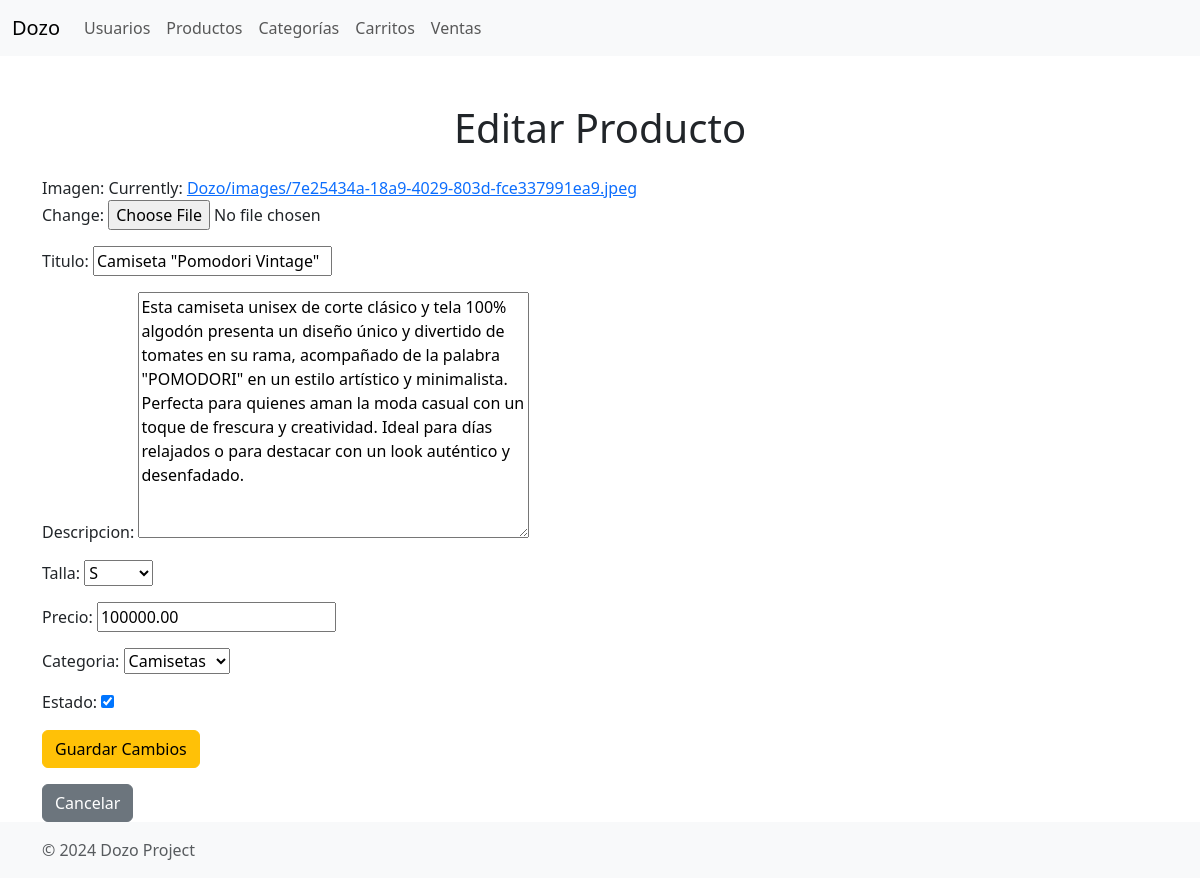
/productos/editar/3/, run on the app's committed database.
### Dozo/models.py (models this page shows, shortened)
class Producto(models.Model):
    TALLA_CHOICES = [
        ('S', 'S'),
        ('M', 'M'),
        ('L', 'L'),
        ('XL', 'XL'),
    ]
    imagen = models.ImageField(upload_to='Dozo/images/', null=True, default='default.png')
    titulo = models.CharField(max_length=200)
    descripcion = models.TextField()
    talla = models.CharField(max_length=2, choices=TALLA_CHOICES)
    precio = models.DecimalField(max_digits=10, decimal_places=2)
    categoria = models.ForeignKey('Categoria', on_delete=models.CASCADE, null=True, blank=True)
    estado = models.BooleanField(default=True)  # Activo o inactivo

### Dozo/views.py (the view)
# urls.py: path('productos/editar/<int:producto_id>/', views.editar_producto, name='editar_producto'),
def editar_producto(request, producto_id):
    producto = get_object_or_404(Producto, id=producto_id)
    if request.method == 'POST':
        form = ProductoForm(request.POST, request.FILES, instance=producto)
        if form.is_valid():
            try:
                form.save()
                return redirect('mostrar_producto')
            except Exception as e:
                return render(request, 'productos/producto_edit.html', {
                    'form': form,
                    'producto': producto,
                    'error': f"Error al actualizar el producto: {str(e)}"
                })
        else:
            return render(request, 'productos/producto_edit.html', {
                'form': form,
                'producto': producto,
                'error': "Hay errores en la información ingresada. Por favor, revisa los campos."
            })
    else:
        form = ProductoForm(instance=producto)
        return render(request, 'productos/producto_edit.html', {
            'form': form,
            'producto': producto
        })

### Dozo/forms.py
class ProductoForm(forms.ModelForm):
    class Meta:
        model = Producto
        fields = ('imagen', 'titulo', 'descripcion', 'talla', 'precio', 'categoria', 'estado')

### Dozo/models.py (called while the page is built)
    def __str__(self):
        return self.nombre

### Dozo/templates/productos/producto_edit.html (shortened to what this page needs)
<!DOCTYPE html>
<html lang="en">
<head>
    <link href="https://cdn.jsdelivr.net/npm/bootstrap@5.3.0/dist/css/bootstrap.min.css" rel="stylesheet">
</head>
<body>
    <nav class="navbar navbar-expand-lg navbar-light bg-light">
        <div class="container-fluid">
            <a class="navbar-brand" href="#">Dozo</a>
            <div class="collapse navbar-collapse" id="navbarNav">
                <ul class="navbar-nav">
                    <li class="nav-item">
                        <a class="nav-link" href="/users/">Usuarios</a>
                    </li>
                    <li class="nav-item">
                        <a class="nav-link" href="/productos/">Productos</a>
                    </li>
                    <li class="nav-item">
                        <a class="nav-link" href="/categorias/">Categorías</a>
                    </li>
                    <li class="nav-item">
                        <a class="nav-link" href="/carritos/">Carritos</a>
                    </li>
                    <li class="nav-item">
                        <a class="nav-link" href="/ventas/">Ventas</a>
                    </li>
                </ul>
            </div>
        </div>
    </nav>
    <div class="container mt-5">
        <h1 class="text-center">Editar Producto</h1>
        <form method="POST" enctype="multipart/form-data" class="mt-4">
            {{ form.as_p }}
            <button type="submit" class="btn btn-warning">Guardar Cambios</button>
        </form>
        <a href="/productos/" class="btn btn-secondary mt-3">Cancelar</a>
    </div>
    <footer class="footer mt-auto py-3 bg-light">
        <div class="container">
            <span class="text-muted">&copy; 2024 Dozo Project</span>
        </div>
    </footer>
</body>
</html>

### data on the page
Producto: titulo "Camiseta \"Pomodori Vintage\"", descripcion "Esta camiseta unisex de corte clásico y tela 100% algodón presenta un diseño único y divertido de tomates en su rama, acompañado de la palabra \"POMODORI\" en un estilo artístico y minimalista. Perfecta para quienes aman la moda casual con un toque de frescura y creatividad. Ideal para días relajados o para destacar con un look auténtico y desenfadado.", talla "S", precio "100000.00", categoria "Camisetas", estado "☑"
